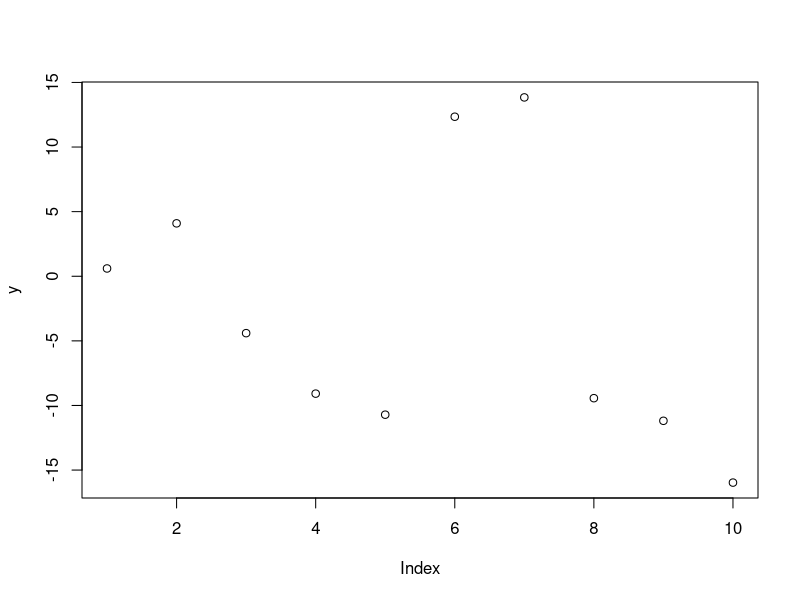
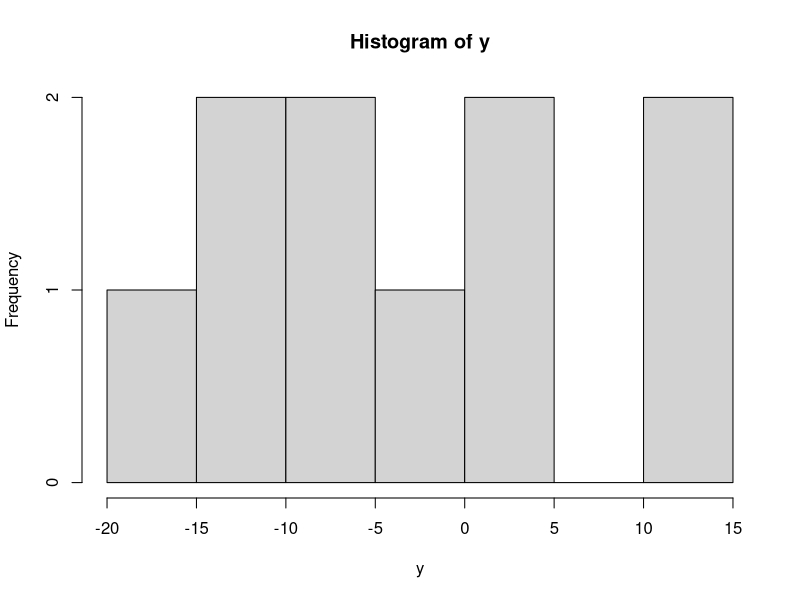

The R source for these figures, in order:
### Source:Christiaan Heij, Paul de Boer, Philip Hans Franses, Teun Kloek, ###
### Herman K. van Dijk (2004).Econometric Methods with Applications in     ###
### Business and Economics. Oxford University Press                        ###
### https://global.oup.com/booksites/content/0199268010/                   ###
### Exercise 6 9 (p. 527)                                                  ###
set.seed(69)
x<- rnorm(10,100,100)
e<- rnorm(10, 0, 1)
y<- -10+0.1*x+e
str(y)
plot(y)
hist(y)
y_c<- ifelse(y < 0, 0, 1)
y_0<- y[y_c<=0]
str(y_0)
y_1<- y[y_c>0]
str(y_1)

### Problem (a) The truncated model: ML estimate 

### Problem (b) Comparision with OLS (bias), the marginal effects             ###
eq<- lm(y~x)
summary(eq)

### Problem (c) The censored model

### Problem (d) Comparision with OLS (bias), 

### Problem (e) Comparision of the truncated model with the censored
